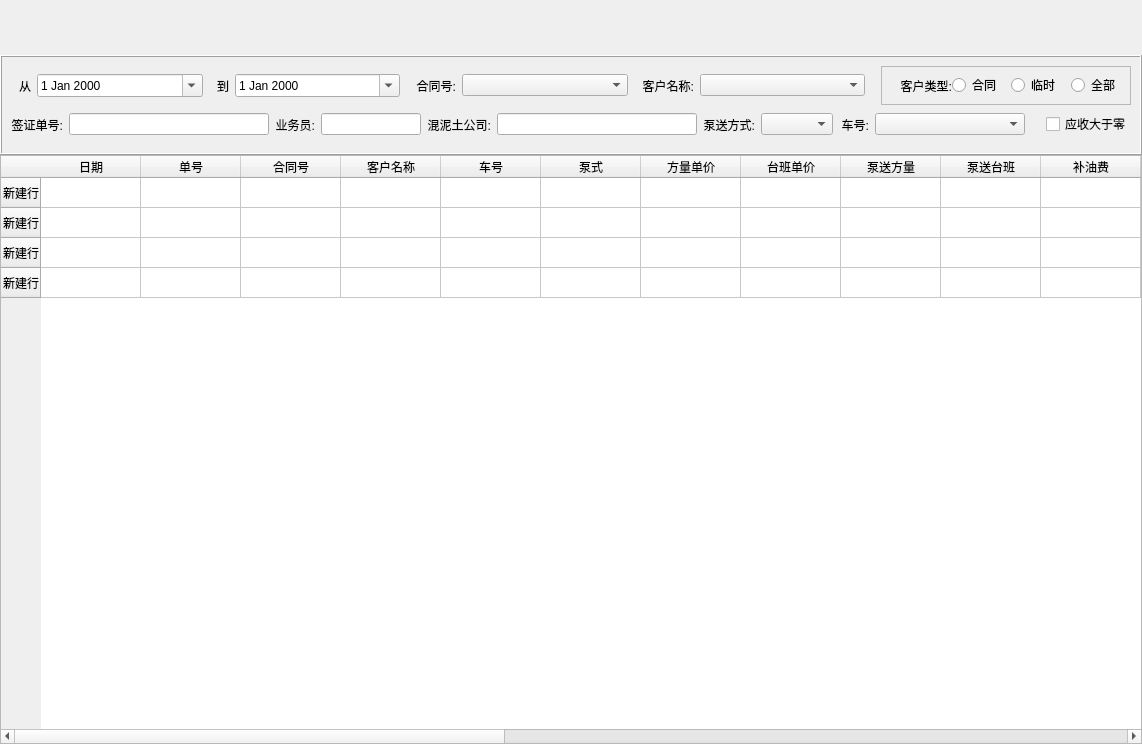
<?xml version="1.0" encoding="UTF-8"?>
<ui version="4.0">
 <class>ReceiptWidget</class>
 <widget class="QWidget" name="ReceiptWidget">
  <property name="geometry">
   <rect>
    <x>0</x>
    <y>0</y>
    <width>1142</width>
    <height>744</height>
   </rect>
  </property>
  <property name="windowTitle">
   <string>Form</string>
  </property>
  <layout class="QVBoxLayout" name="mainVerticalLayout">
   <property name="spacing">
    <number>0</number>
   </property>
   <property name="leftMargin">
    <number>0</number>
   </property>
   <property name="topMargin">
    <number>0</number>
   </property>
   <property name="rightMargin">
    <number>0</number>
   </property>
   <property name="bottomMargin">
    <number>0</number>
   </property>
   <item>
    <widget class="QWidget" name="toolBarWidget" native="true">
     <property name="minimumSize">
      <size>
       <width>0</width>
       <height>55</height>
      </size>
     </property>
     <property name="maximumSize">
      <size>
       <width>16777215</width>
       <height>55</height>
      </size>
     </property>
     <layout class="QVBoxLayout" name="toolBarVerticalLayout">
      <property name="spacing">
       <number>0</number>
      </property>
      <property name="leftMargin">
       <number>0</number>
      </property>
      <property name="topMargin">
       <number>0</number>
      </property>
      <property name="rightMargin">
       <number>0</number>
      </property>
      <property name="bottomMargin">
       <number>0</number>
      </property>
     </layout>
    </widget>
   </item>
   <item>
    <widget class="QFrame" name="chooseWidget">
     <property name="minimumSize">
      <size>
       <width>0</width>
       <height>100</height>
      </size>
     </property>
     <property name="maximumSize">
      <size>
       <width>16777215</width>
       <height>100</height>
      </size>
     </property>
     <property name="frameShape">
      <enum>QFrame::Box</enum>
     </property>
     <property name="frameShadow">
      <enum>QFrame::Raised</enum>
     </property>
     <layout class="QVBoxLayout" name="chooseVerticalLayout">
      <property name="spacing">
       <number>0</number>
      </property>
      <property name="leftMargin">
       <number>0</number>
      </property>
      <property name="topMargin">
       <number>0</number>
      </property>
      <property name="rightMargin">
       <number>0</number>
      </property>
      <property name="bottomMargin">
       <number>0</number>
      </property>
      <item>
       <widget class="QWidget" name="chooseTopWidget" native="true">
        <layout class="QHBoxLayout" name="chooseUpHorizonLayout">
         <property name="bottomMargin">
          <number>0</number>
         </property>
         <item>
          <widget class="QLabel" name="fromLabel">
           <property name="minimumSize">
            <size>
             <width>20</width>
             <height>0</height>
            </size>
           </property>
           <property name="maximumSize">
            <size>
             <width>20</width>
             <height>16777215</height>
            </size>
           </property>
           <property name="text">
            <string>从</string>
           </property>
           <property name="alignment">
            <set>Qt::AlignRight|Qt::AlignTrailing|Qt::AlignVCenter</set>
           </property>
          </widget>
         </item>
         <item>
          <widget class="QDateEdit" name="fromDateEdit">
           <property name="minimumSize">
            <size>
             <width>100</width>
             <height>0</height>
            </size>
           </property>
           <property name="maximumSize">
            <size>
             <width>200</width>
             <height>16777215</height>
            </size>
           </property>
           <property name="calendarPopup">
            <bool>true</bool>
           </property>
          </widget>
         </item>
         <item>
          <widget class="QLabel" name="toLabel">
           <property name="minimumSize">
            <size>
             <width>20</width>
             <height>0</height>
            </size>
           </property>
           <property name="maximumSize">
            <size>
             <width>20</width>
             <height>16777215</height>
            </size>
           </property>
           <property name="text">
            <string>到</string>
           </property>
           <property name="alignment">
            <set>Qt::AlignRight|Qt::AlignTrailing|Qt::AlignVCenter</set>
           </property>
          </widget>
         </item>
         <item>
          <widget class="QDateEdit" name="toDateEdit">
           <property name="calendarPopup">
            <bool>true</bool>
           </property>
          </widget>
         </item>
         <item>
          <widget class="QLabel" name="contractNumLabel">
           <property name="minimumSize">
            <size>
             <width>50</width>
             <height>0</height>
            </size>
           </property>
           <property name="maximumSize">
            <size>
             <width>50</width>
             <height>16777215</height>
            </size>
           </property>
           <property name="text">
            <string>合同号:</string>
           </property>
           <property name="alignment">
            <set>Qt::AlignRight|Qt::AlignTrailing|Qt::AlignVCenter</set>
           </property>
          </widget>
         </item>
         <item>
          <widget class="QComboBox" name="ContractNumComboBox"/>
         </item>
         <item>
          <widget class="QLabel" name="clientNameLabel">
           <property name="minimumSize">
            <size>
             <width>60</width>
             <height>0</height>
            </size>
           </property>
           <property name="maximumSize">
            <size>
             <width>60</width>
             <height>16777215</height>
            </size>
           </property>
           <property name="text">
            <string>客户名称:</string>
           </property>
           <property name="alignment">
            <set>Qt::AlignRight|Qt::AlignTrailing|Qt::AlignVCenter</set>
           </property>
          </widget>
         </item>
         <item>
          <widget class="QComboBox" name="clientNameComboBox"/>
         </item>
         <item>
          <spacer name="horizontalSpacer">
           <property name="orientation">
            <enum>Qt::Horizontal</enum>
           </property>
           <property name="sizeType">
            <enum>QSizePolicy::Fixed</enum>
           </property>
           <property name="sizeHint" stdset="0">
            <size>
             <width>10</width>
             <height>10</height>
            </size>
           </property>
          </spacer>
         </item>
         <item>
          <widget class="QFrame" name="clientTypeFrame">
           <property name="minimumSize">
            <size>
             <width>250</width>
             <height>0</height>
            </size>
           </property>
           <property name="frameShape">
            <enum>QFrame::StyledPanel</enum>
           </property>
           <property name="frameShadow">
            <enum>QFrame::Sunken</enum>
           </property>
           <layout class="QHBoxLayout" name="horizontalLayout">
            <property name="spacing">
             <number>0</number>
            </property>
            <property name="leftMargin">
             <number>10</number>
            </property>
            <property name="topMargin">
             <number>0</number>
            </property>
            <property name="rightMargin">
             <number>0</number>
            </property>
            <property name="bottomMargin">
             <number>0</number>
            </property>
            <item>
             <widget class="QLabel" name="clientTypeLabel">
              <property name="text">
               <string>客户类型:</string>
              </property>
              <property name="alignment">
               <set>Qt::AlignRight|Qt::AlignTrailing|Qt::AlignVCenter</set>
              </property>
             </widget>
            </item>
            <item>
             <widget class="QRadioButton" name="contractRadioButton">
              <property name="text">
               <string>合同</string>
              </property>
             </widget>
            </item>
            <item>
             <widget class="QRadioButton" name="tempRadioButton">
              <property name="text">
               <string>临时</string>
              </property>
             </widget>
            </item>
            <item>
             <widget class="QRadioButton" name="totalRadioButton">
              <property name="text">
               <string>全部</string>
              </property>
             </widget>
            </item>
           </layout>
          </widget>
         </item>
        </layout>
       </widget>
      </item>
      <item>
       <widget class="QWidget" name="chooseBottomWidget" native="true">
        <layout class="QHBoxLayout" name="chooseBottomHorizontalLayout">
         <property name="topMargin">
          <number>0</number>
         </property>
         <item>
          <widget class="QLabel" name="label">
           <property name="maximumSize">
            <size>
             <width>60</width>
             <height>16777215</height>
            </size>
           </property>
           <property name="text">
            <string>签证单号:</string>
           </property>
           <property name="alignment">
            <set>Qt::AlignRight|Qt::AlignTrailing|Qt::AlignVCenter</set>
           </property>
          </widget>
         </item>
         <item>
          <widget class="QLineEdit" name="docNumLineEdit">
           <property name="maximumSize">
            <size>
             <width>16777215</width>
             <height>16777215</height>
            </size>
           </property>
          </widget>
         </item>
         <item>
          <widget class="QLabel" name="label_2">
           <property name="maximumSize">
            <size>
             <width>50</width>
             <height>16777215</height>
            </size>
           </property>
           <property name="text">
            <string>业务员:</string>
           </property>
           <property name="alignment">
            <set>Qt::AlignRight|Qt::AlignTrailing|Qt::AlignVCenter</set>
           </property>
          </widget>
         </item>
         <item>
          <widget class="QLineEdit" name="salesmanLineEdit">
           <property name="maximumSize">
            <size>
             <width>100</width>
             <height>16777215</height>
            </size>
           </property>
          </widget>
         </item>
         <item>
          <widget class="QLabel" name="label_4">
           <property name="maximumSize">
            <size>
             <width>70</width>
             <height>16777215</height>
            </size>
           </property>
           <property name="text">
            <string>混泥土公司:</string>
           </property>
           <property name="alignment">
            <set>Qt::AlignRight|Qt::AlignTrailing|Qt::AlignVCenter</set>
           </property>
          </widget>
         </item>
         <item>
          <widget class="QLineEdit" name="companyLineEdit">
           <property name="maximumSize">
            <size>
             <width>200</width>
             <height>16777215</height>
            </size>
           </property>
          </widget>
         </item>
         <item>
          <widget class="QLabel" name="label_3">
           <property name="maximumSize">
            <size>
             <width>60</width>
             <height>16777215</height>
            </size>
           </property>
           <property name="text">
            <string>泵送方式:</string>
           </property>
           <property name="alignment">
            <set>Qt::AlignRight|Qt::AlignTrailing|Qt::AlignVCenter</set>
           </property>
          </widget>
         </item>
         <item>
          <widget class="QComboBox" name="pumpTypeComboBox"/>
         </item>
         <item>
          <widget class="QLabel" name="carNumLabel">
           <property name="minimumSize">
            <size>
             <width>30</width>
             <height>0</height>
            </size>
           </property>
           <property name="maximumSize">
            <size>
             <width>30</width>
             <height>16777215</height>
            </size>
           </property>
           <property name="text">
            <string>车号:</string>
           </property>
           <property name="alignment">
            <set>Qt::AlignRight|Qt::AlignTrailing|Qt::AlignVCenter</set>
           </property>
          </widget>
         </item>
         <item>
          <widget class="QComboBox" name="carNumComboBox">
           <property name="minimumSize">
            <size>
             <width>150</width>
             <height>0</height>
            </size>
           </property>
          </widget>
         </item>
         <item>
          <spacer name="horizontalSpacer_2">
           <property name="orientation">
            <enum>Qt::Horizontal</enum>
           </property>
           <property name="sizeType">
            <enum>QSizePolicy::Fixed</enum>
           </property>
           <property name="sizeHint" stdset="0">
            <size>
             <width>15</width>
             <height>10</height>
            </size>
           </property>
          </spacer>
         </item>
         <item>
          <widget class="QCheckBox" name="receivableCheckBox">
           <property name="text">
            <string>应收大于零</string>
           </property>
          </widget>
         </item>
        </layout>
       </widget>
      </item>
     </layout>
    </widget>
   </item>
   <item>
    <widget class="QTableWidget" name="detailTableWidget">
     <row>
      <property name="text">
       <string>新建行</string>
      </property>
     </row>
     <row>
      <property name="text">
       <string>新建行</string>
      </property>
     </row>
     <row>
      <property name="text">
       <string>新建行</string>
      </property>
     </row>
     <row>
      <property name="text">
       <string>新建行</string>
      </property>
     </row>
     <column>
      <property name="text">
       <string>日期</string>
      </property>
     </column>
     <column>
      <property name="text">
       <string>单号</string>
      </property>
     </column>
     <column>
      <property name="text">
       <string>合同号</string>
      </property>
     </column>
     <column>
      <property name="text">
       <string>客户名称</string>
      </property>
     </column>
     <column>
      <property name="text">
       <string>车号</string>
      </property>
     </column>
     <column>
      <property name="text">
       <string>泵式</string>
      </property>
     </column>
     <column>
      <property name="text">
       <string>方量单价</string>
      </property>
     </column>
     <column>
      <property name="text">
       <string>台班单价</string>
      </property>
     </column>
     <column>
      <property name="text">
       <string>泵送方量</string>
      </property>
     </column>
     <column>
      <property name="text">
       <string>泵送台班</string>
      </property>
     </column>
     <column>
      <property name="text">
       <string>补油费</string>
      </property>
     </column>
     <column>
      <property name="text">
       <string>送管费</string>
      </property>
     </column>
     <column>
      <property name="text">
       <string>过路费</string>
      </property>
     </column>
     <column>
      <property name="text">
       <string>总金额</string>
      </property>
     </column>
     <column>
      <property name="text">
       <string>已收金额</string>
      </property>
     </column>
     <column>
      <property name="text">
       <string>应收金额</string>
      </property>
     </column>
     <column>
      <property name="text">
       <string>工程名称</string>
      </property>
     </column>
     <column>
      <property name="text">
       <string>工程地址</string>
      </property>
     </column>
     <column>
      <property name="text">
       <string>浇注部位</string>
      </property>
     </column>
     <column>
      <property name="text">
       <string>签证单号</string>
      </property>
     </column>
     <column>
      <property name="text">
       <string>进场时间</string>
      </property>
     </column>
     <column>
      <property name="text">
       <string>出场时间</string>
      </property>
     </column>
     <column>
      <property name="text">
       <string>混泥土公司</string>
      </property>
     </column>
     <column>
      <property name="text">
       <string>业务员</string>
      </property>
     </column>
     <column>
      <property name="text">
       <string>备注</string>
      </property>
     </column>
    </widget>
   </item>
  </layout>
 </widget>
 <resources/>
 <connections/>
</ui>
